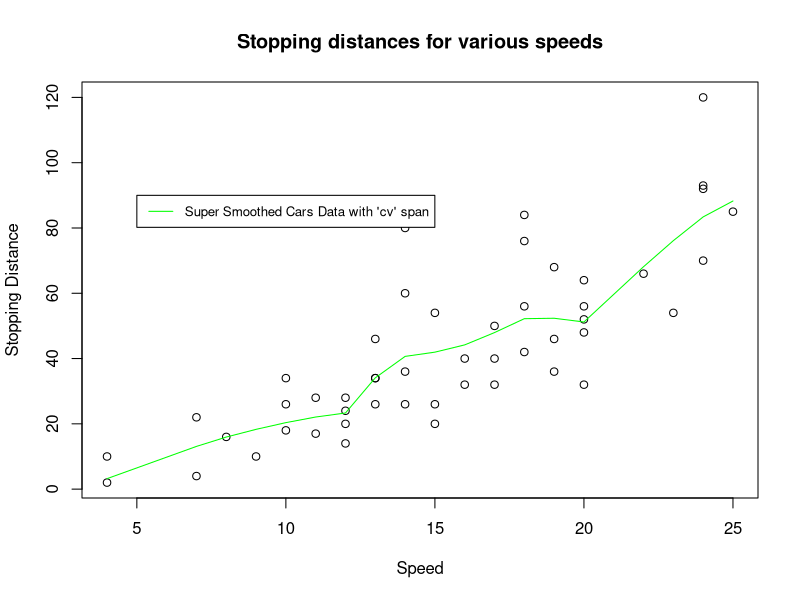

The R source for this figure:
## ---- chunk 1
knitr::opts_chunk$set(echo = TRUE)
## ---- chunk 2
library(datasets)
data(cars)
head(cars)
cars.supsmu = supsmu(cars$speed, cars$dist, bass = 0, span = "cv")
cars.supsmu2= supsmu(cars$speed, cars$dist, bass = 0, span = )

# library(ggplot2)
# qplot(x = cars.supsmu$x, y = cars.supsmu$y)
# plot(x = cars.supsmu$x, y = cars.supsmu$y, type = "l", col = "red", main = "Stopping distances for various speeds", xlab = "Speed", ylab = "Stopping Distance")
# lines(x = cars$speed, y = cars$dist, col = "green")
plot(x = cars$speed, y = cars$dist, main = "Stopping distances for various speeds", xlab = "Speed", ylab = "Stopping Distance")
lines(x = cars.supsmu$x, y = cars.supsmu$y, col = "green")
legend(5, 90, legend=c("Super Smoothed Cars Data with 'cv' span"),
 col=c("green"), lty=1:1, cex=0.8)
